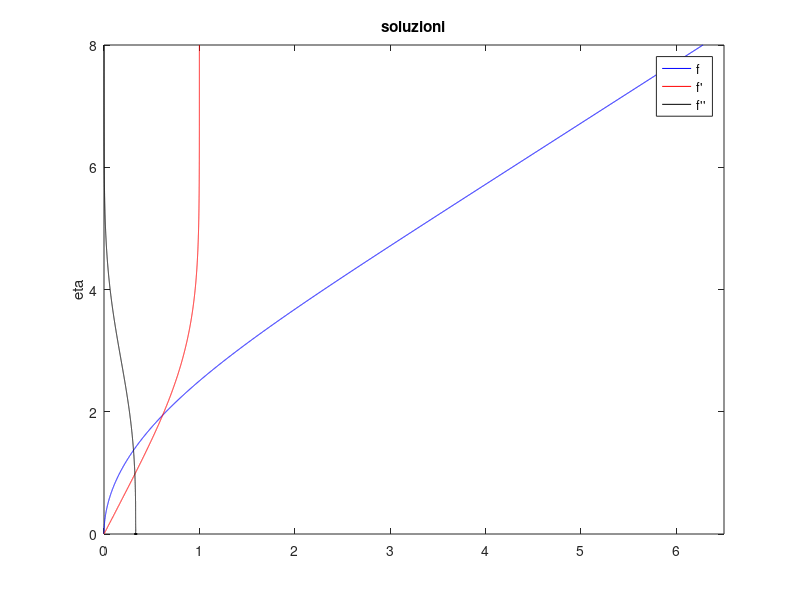
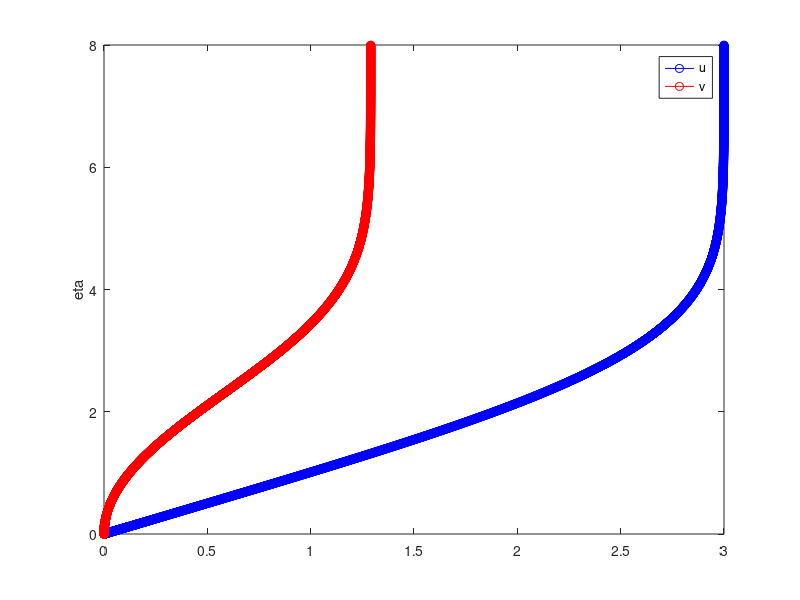

The MATLAB source for these figures, in order: (Note: this script raises an error after producing the figures.)
clear all
%close all

%% Problema 6
% f*u' + 2*u'' = 0
% f' - u = 0
% f(0) = 0        u(0) = 0        u(inf) = 1
% f = f(eta) 
% u = f'

N = 5000; 
aa = 0;
bb = 8;
eta_i = (bb-aa) * (((1:N)-1)/(N-1)).^2;
eta_i = eta_i(:);
h = diff(eta_i);

    
%% discretizzazione 
d1 = 1./(h(1:N-2)+h(2:N-1)); % sopradiagonale D1 = - sottodiagonale
D1 = spdiags([[-d1;0;0],[0;0;d1]],[-1,1],N,N); % già zeri in prima e ultima riga

sopra_diag = [0; 0; 2./(h(2:end).*(h(1:end-1)+h(2:end)))]; 
sotto_diag = [2./(h(1:end-1).*(h(1:end-1)+h(2:end))); 0; 0]; 
diago = [0; -2./(h(1:end-1).*h(2:end)); 0]; 
D2 = spdiags([sotto_diag, diago, sopra_diag], [-1,0,1], N,N);


%% sistema
C = zeros(N,N);
C(1,1) = 1;
alpha = h(N-1)/(h(N-2)*(h(N-1)+h(N-2)));
beta = -(h(N-1)+h(N-2))/(h(N-1)*h(N-2)); 
gamma = - alpha - beta; % combinazione lineare per differenze non centrate non equisp all'indietro ordine 2
C(N,N-2:N) = [alpha, beta, gamma];
c = [zeros(N-1,1);1]; % per u(infinito) con + c, per f(infinito) con -c
F = @(f,u) [diag(f)*(D1*u) + 2*D2*u + C*f - c; % diag([f(1:N-1);h(N-2)+h(N-1)+f(N-1)])
    D1*f - u + c];

I = eye(N,N);
I(N,N) = 0;
I(N,N-1) = 1;
JF = @(f,u) [diag(D1*u) + C, diag(f)*D1 + 2*D2;
    D1, -eye(N,N)];

tol = max(h)^2;
% u0 = [zeros(N-1,1); h(N-2)+h(N-1); zeros(N-1,1); 1];
u0 = [0;ones(N-1,1);0;ones(N-1,1)];
delta = -JF(u0(1:N),u0(N+1:end))\F(u0(1:N),u0(N+1:end));
while norm(delta,inf)>tol
    u0 = u0 + delta;
    delta = -JF(u0(1:N),u0(N+1:end))\F(u0(1:N),u0(N+1:end));
end
u0 = u0 + delta;

f = u0(1:N);
fSecondo=D2*f;
figure
plot(u0(1:N),eta_i,'b',u0(N+1:end),eta_i,'r',fSecondo(10:end),eta_i(10:end),'k')
axis([0,6.5,0,8])
title('soluzioni')
ylabel('eta')
legend('f','f''','f''''')

    

%% u(2,y) e v(2,y)
U = 3;
nu = 1.5;
u_sol = U*(D1*f); % formula u(x,y) con Blasuis, u(2,y)beta
v_sol = 1.5*((0.5*eta_i).*(D1*f) - 0.5*f); % formula v(2,y) con Blasuis


figure
plot(u_sol(1:end-1),eta_i(1:end-1),'b-o',v_sol(1:end-1),eta_i(1:end-1),'r-o')
ylabel('eta')
legend('u','v')
% l'ultima componenete è stata tolta poiché la matrice D1 ha come
%ultima riga zeri e quindi l'ultimo valore delle soluzioni risulta negativo.


%% H fattore forma per u(2,y)
spessore_spostamento_numerico = trapeziNonEq(eta_i,1-(u_sol/U));
spessore_quantita_moto_numerico = trapeziNonEq( eta_i,u_sol/U .* (1-u_sol/U));
spessore_spostamento_teorico = 1.7208*(sqrt(nu*2/U));
spessore_quantita_moto_teorico = 0.664*sqrt(nu*2/U);
H_teorico = spessore_spostamento_teorico/spessore_quantita_moto_teorico;
H_numerico = spessore_spostamento_numerico/spessore_quantita_moto_numerico;
disp(sprintf('Il fattore di forma numerico vale %d',H_numerico));
disp(sprintf('Il fattore di forma teorico vale %d',H_teorico));